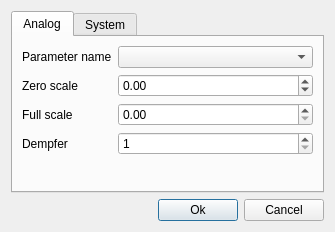
<?xml version="1.0" encoding="UTF-8"?>
<ui version="4.0">
 <class>SParamDialog</class>
 <widget class="QDialog" name="SParamDialog">
  <property name="geometry">
   <rect>
    <x>0</x>
    <y>0</y>
    <width>318</width>
    <height>215</height>
   </rect>
  </property>
  <property name="windowTitle">
   <string>System parameters</string>
  </property>
  <layout class="QGridLayout" name="gridLayout">
   <item row="1" column="0">
    <spacer name="horizontalSpacer">
     <property name="orientation">
      <enum>Qt::Horizontal</enum>
     </property>
     <property name="sizeHint" stdset="0">
      <size>
       <width>263</width>
       <height>20</height>
      </size>
     </property>
    </spacer>
   </item>
   <item row="1" column="1">
    <widget class="QPushButton" name="bn_Ok">
     <property name="text">
      <string>Ok</string>
     </property>
    </widget>
   </item>
   <item row="1" column="2">
    <widget class="QPushButton" name="bn_Cancel">
     <property name="text">
      <string>Cancel</string>
     </property>
    </widget>
   </item>
   <item row="0" column="0" colspan="3">
    <widget class="QTabWidget" name="tabWidget">
     <property name="currentIndex">
      <number>0</number>
     </property>
     <widget class="QWidget" name="tab_1">
      <attribute name="title">
       <string>Analog</string>
      </attribute>
      <layout class="QGridLayout" name="gridLayout_2">
       <item row="0" column="0">
        <widget class="QLabel" name="label">
         <property name="sizePolicy">
          <sizepolicy hsizetype="Fixed" vsizetype="Preferred">
           <horstretch>0</horstretch>
           <verstretch>0</verstretch>
          </sizepolicy>
         </property>
         <property name="text">
          <string>Parameter name</string>
         </property>
        </widget>
       </item>
       <item row="0" column="1">
        <widget class="QComboBox" name="bx_Teg"/>
       </item>
       <item row="1" column="0" rowspan="2">
        <widget class="QLabel" name="label_2">
         <property name="sizePolicy">
          <sizepolicy hsizetype="Fixed" vsizetype="Preferred">
           <horstretch>0</horstretch>
           <verstretch>0</verstretch>
          </sizepolicy>
         </property>
         <property name="text">
          <string>Zero scale</string>
         </property>
        </widget>
       </item>
       <item row="1" column="1" rowspan="2">
        <widget class="QDoubleSpinBox" name="sb_Zs">
         <property name="minimum">
          <double>-1000.000000000000000</double>
         </property>
         <property name="maximum">
          <double>1000.000000000000000</double>
         </property>
        </widget>
       </item>
       <item row="3" column="0">
        <widget class="QLabel" name="label_3">
         <property name="sizePolicy">
          <sizepolicy hsizetype="Fixed" vsizetype="Preferred">
           <horstretch>0</horstretch>
           <verstretch>0</verstretch>
          </sizepolicy>
         </property>
         <property name="text">
          <string>Full scale</string>
         </property>
        </widget>
       </item>
       <item row="3" column="1">
        <widget class="QDoubleSpinBox" name="sb_Fs">
         <property name="maximum">
          <double>1000.000000000000000</double>
         </property>
        </widget>
       </item>
       <item row="5" column="0" colspan="2">
        <spacer name="verticalSpacer">
         <property name="orientation">
          <enum>Qt::Vertical</enum>
         </property>
         <property name="sizeHint" stdset="0">
          <size>
           <width>20</width>
           <height>40</height>
          </size>
         </property>
        </spacer>
       </item>
       <item row="4" column="1">
        <widget class="QSpinBox" name="sb_f">
         <property name="minimum">
          <number>1</number>
         </property>
         <property name="maximum">
          <number>100</number>
         </property>
        </widget>
       </item>
       <item row="4" column="0">
        <widget class="QLabel" name="label_4">
         <property name="sizePolicy">
          <sizepolicy hsizetype="Fixed" vsizetype="Preferred">
           <horstretch>0</horstretch>
           <verstretch>0</verstretch>
          </sizepolicy>
         </property>
         <property name="text">
          <string>Dempfer</string>
         </property>
        </widget>
       </item>
      </layout>
     </widget>
     <widget class="QWidget" name="tab_3">
      <attribute name="title">
       <string>System</string>
      </attribute>
      <layout class="QGridLayout" name="gridLayout_4">
       <item row="0" column="0">
        <widget class="QLabel" name="label_8">
         <property name="text">
          <string>IO server</string>
         </property>
        </widget>
       </item>
       <item row="0" column="1">
        <widget class="QLineEdit" name="le_ioserv"/>
       </item>
       <item row="6" column="0" colspan="2">
        <spacer name="verticalSpacer_3">
         <property name="orientation">
          <enum>Qt::Vertical</enum>
         </property>
         <property name="sizeHint" stdset="0">
          <size>
           <width>291</width>
           <height>0</height>
          </size>
         </property>
        </spacer>
       </item>
       <item row="1" column="0">
        <widget class="QLabel" name="label_9">
         <property name="text">
          <string>db server</string>
         </property>
        </widget>
       </item>
       <item row="2" column="0">
        <widget class="QLabel" name="label_10">
         <property name="text">
          <string>db name</string>
         </property>
        </widget>
       </item>
       <item row="3" column="0">
        <widget class="QLabel" name="label_11">
         <property name="text">
          <string>username</string>
         </property>
        </widget>
       </item>
       <item row="4" column="0">
        <widget class="QLabel" name="label_12">
         <property name="text">
          <string>password</string>
         </property>
        </widget>
       </item>
       <item row="1" column="1">
        <widget class="QLineEdit" name="le_dbserv"/>
       </item>
       <item row="2" column="1">
        <widget class="QLineEdit" name="le_dbname"/>
       </item>
       <item row="3" column="1">
        <widget class="QLineEdit" name="le_username"/>
       </item>
       <item row="4" column="1">
        <widget class="QLineEdit" name="le_passwd">
         <property name="inputMask">
          <string/>
         </property>
         <property name="text">
          <string/>
         </property>
        </widget>
       </item>
      </layout>
     </widget>
    </widget>
   </item>
  </layout>
 </widget>
 <resources/>
 <connections>
  <connection>
   <sender>bn_Cancel</sender>
   <signal>clicked()</signal>
   <receiver>SParamDialog</receiver>
   <slot>reject()</slot>
   <hints>
    <hint type="sourcelabel">
     <x>288</x>
     <y>281</y>
    </hint>
    <hint type="destinationlabel">
     <x>199</x>
     <y>149</y>
    </hint>
   </hints>
  </connection>
 </connections>
</ui>
